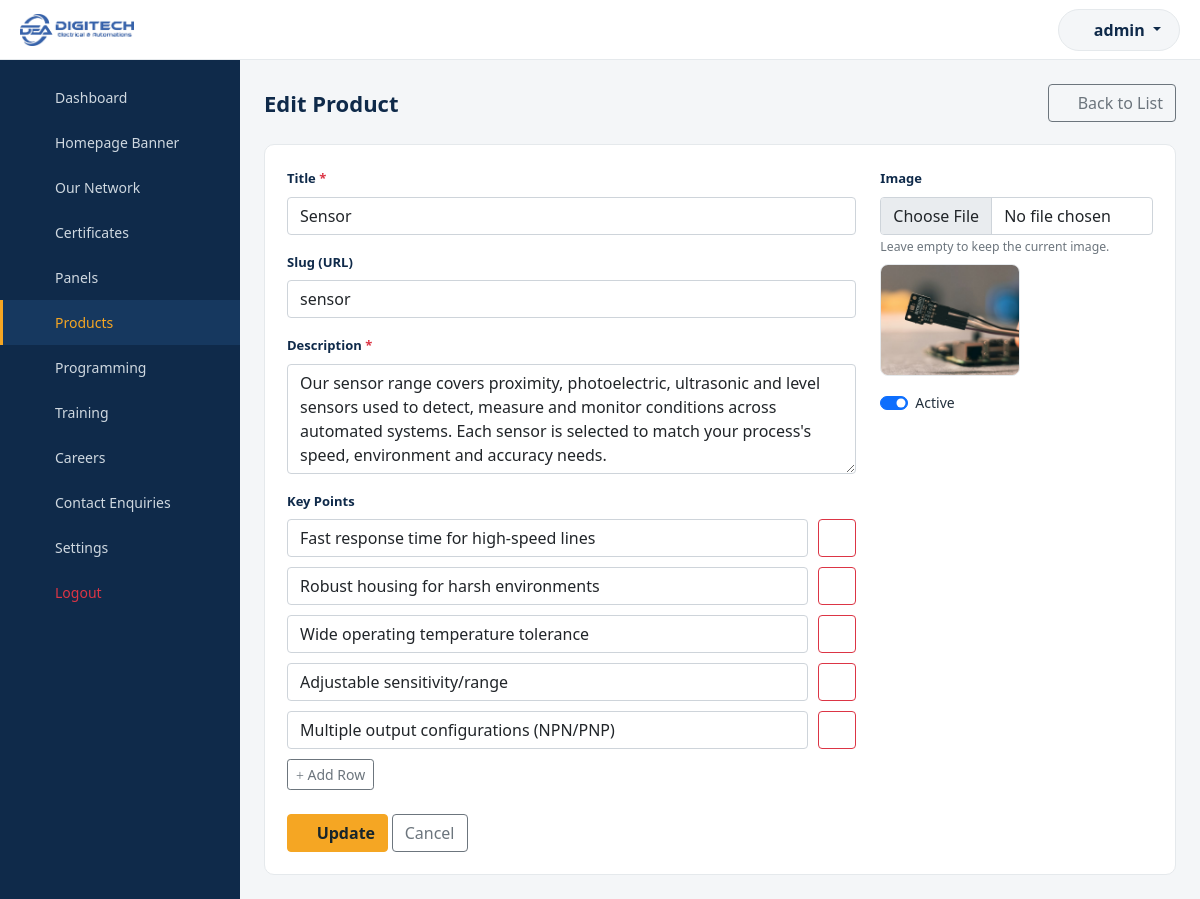
The page /ktgadmin/products/edit.php?id=2 (signed in) on the database its author committed.
### tables this page shows
CREATE TABLE `tbl_products` (
  `id` INT UNSIGNED NOT NULL AUTO_INCREMENT,
  `slug` VARCHAR(150) NOT NULL,
  `title` VARCHAR(150) NOT NULL,
  `image` VARCHAR(255) NOT NULL,
  `description` TEXT NOT NULL,
  `points` TEXT NULL,
  `meta_title` VARCHAR(255) NULL,
  `meta_description` TEXT NULL,
  `meta_keywords` VARCHAR(255) NULL,
  `display_order` INT NOT NULL DEFAULT 0,
  `status` TINYINT(1) NOT NULL DEFAULT 1,
  `created_at` DATETIME NOT NULL,
  `updated_at` DATETIME NOT NULL,
  PRIMARY KEY (`id`),
  UNIQUE KEY `uq_product_slug` (`slug`)
);

### ktgadmin/includes/functions.php (called while the page is built, shortened)
<?php
function clean($str)
{
    return htmlspecialchars(trim((string) $str), ENT_QUOTES, 'UTF-8');
}
function upload_url($relativePath)
{
    return UPLOAD_URL . '/' . ltrim($relativePath, '/');
}
function decode_list($json)
{
    $data = json_decode((string) $json, true);
    return is_array($data) ? $data : [];
}

### ktgadmin/products/edit.php (the view, shortened to what this page needs)
<?php
require_once __DIR__ . '/../includes/db.php';
require_once __DIR__ . '/../includes/functions.php';
$id = (int) ($_GET['id'] ?? 0);
$stmt = mysqli_prepare($conn, 'SELECT * FROM tbl_products WHERE id = ?');
mysqli_stmt_bind_param($stmt, 'i', $id);
mysqli_stmt_execute($stmt);
$item = mysqli_fetch_assoc(mysqli_stmt_get_result($stmt));
$points = decode_list($item['points']);
require_once __DIR__ . '/../includes/header.php';
require_once __DIR__ . '/../includes/sidebar.php';
?>
<div class="page-header">
    <h1>Edit Product</h1>
    <a href="index.php" class="btn btn-outline-secondary"><i class="fa-light fa-arrow-left"></i> Back to List</a>
</div>
<div class="admin-card">
    <form class="ajax-form" action="../ajax/products.php" method="post" enctype="multipart/form-data" data-redirect="index.php">
        <div class="row">
            <div class="col-md-8">
                <div class="mb-3">
                    <label class="form-label required">Title</label>
                    <input type="text" name="title" id="titleInput" class="form-control" required value="<?php echo clean($item['title']); ?>">
                </div>
                <div class="mb-3">
                    <label class="form-label">Slug (URL)</label>
                    <input type="text" name="slug" id="slugInput" class="form-control" value="<?php echo clean($item['slug']); ?>">
                </div>
                <div class="mb-3">
                    <label class="form-label required">Description</label>
                    <textarea name="description" class="form-control" rows="4" required><?php echo clean($item['description']); ?></textarea>
                </div>
                <div class="mb-4">
                    <label class="form-label">Key Points</label>
                    <div class="repeat-group" id="pointsGroup" data-mode="list" data-field="points_json">
                        <?php foreach ($points as $v): ?>
                        <div class="repeat-row">
                            <input type="text" class="form-control repeat-val" value="<?php echo clean($v); ?>">
                            <button type="button" class="btn btn-outline-danger remove-row-btn"><i class="fa-light fa-xmark"></i></button>
                        </div>
                        <?php endforeach; ?>
                    </div>
                    <button type="button" class="btn btn-sm btn-outline-secondary add-row-btn" data-target="#pointsGroup"><i class="fa-light fa-plus"></i> Add Row</button>
                </div>
            </div>
            <div class="col-md-4">
                <div class="mb-3">
                    <label class="form-label">Image</label>
                    <input type="file" name="image" class="form-control" accept=".jpg,.jpeg,.png,.webp,.gif">
                    <small class="text-muted">Leave empty to keep the current image.</small><br>
                    <img src="<?php echo upload_url($item['image']); ?>" class="current-image-preview">
                </div>
                <div class="form-check form-switch mb-3">
                    <input type="checkbox" class="form-check-input" id="statusCheck" name="status" value="1" <?php echo $item['status'] ? 'checked' : ''; ?>>
                    <label class="form-check-label" for="statusCheck">Active</label>
                </div>
            </div>
        </div>
        <button type="submit" class="btn btn-admin-primary"><i class="fa-light fa-floppy-disk"></i> Update</button>
        <a href="index.php" class="btn btn-outline-secondary">Cancel</a>
    </form>
</div>
<?php require_once __DIR__ . '/../includes/footer.php'; ?>

### ktgadmin/css/admin.css (style rules this page uses)
:root { --admin-primary: #F5A623; --admin-dark: #0F2A4A; --admin-dark-2: #16385f; --admin-bg: #f4f6f8; --admin-border: #e5e9ec; }
* { box-sizing: border-box; }
body { background: var(--admin-bg); font-family: system-ui, -apple-system, "Segoe UI", Roboto, sans-serif; font-size: 14px; color: #23303d; margin: 0; }
a { text-decoration: none; }
.page-header { display: flex; align-items: center; justify-content: space-between; flex-wrap: wrap; gap: 12px; margin-bottom: 22px; }
.page-header h1 { font-size: 22px; margin: 0; color: var(--admin-dark); font-weight: 700; }
.admin-card { background: #fff; border-radius: 10px; border: 1px solid var(--admin-border); padding: 22px; }
.btn-admin-primary { background: var(--admin-primary); border-color: var(--admin-primary); color: #17252b; font-weight: 600; }
.form-label { font-weight: 600; font-size: 13px; color: var(--admin-dark); }
.required::after { content: " *"; color: #dc3545; }
.repeat-row { display: flex; gap: 10px; margin-bottom: 10px; align-items: center; }
.repeat-row .form-control { margin-bottom: 0; }
.remove-row-btn { flex-shrink: 0; }
.current-image-preview { max-width: 140px; border-radius: 8px; border: 1px solid var(--admin-border); margin-top: 8px; }

### rows shown on the page
tbl_products: title "Sensor", slug "sensor", description "Our sensor range covers proximity, photoelectric, ultrasonic and level sensors used to detect, measure and monitor conditions across automated systems. Each sensor is selected to match your process's speed, environment and accuracy needs.", points "Fast response time for high-speed lines", points "Robust housing for harsh environments", points "Wide operating temperature tolerance", points "Adjustable sensitivity/range", points "Multiple output configurations (NPN/PNP)", image (picture), status "☑"

### other values the page prints
$adminUsername "admin"
$navItem['label'] "Dashboard"
$navItem['label'] "Homepage Banner"
$navItem['label'] "Our Network"
$navItem['label'] "Certificates"
$navItem['label'] "Panels"
$navItem['label'] "Products"
$navItem['label'] "Programming"
$navItem['label'] "Training"
$navItem['label'] "Careers"
$navItem['label'] "Contact Enquiries"
$navItem['label'] "Settings"
